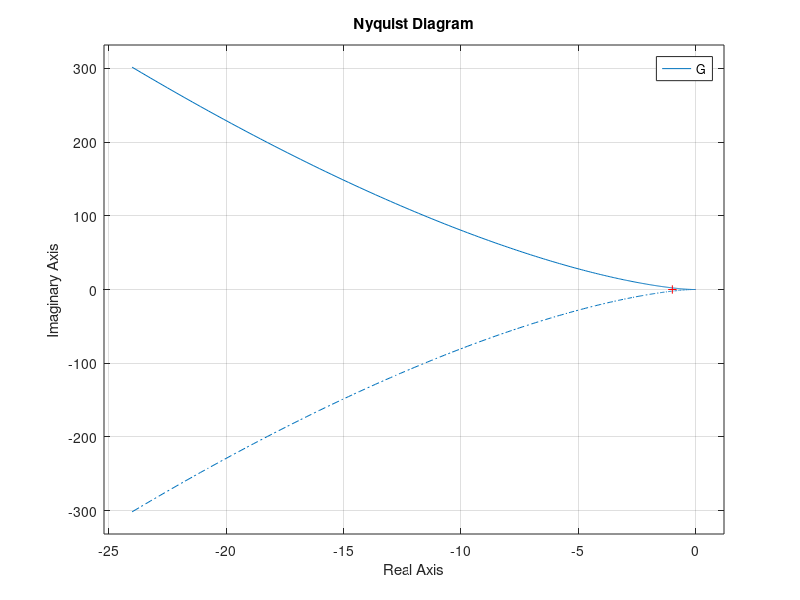

Write the MATLAB code that produced this figure.
%G1
numg=[1 -1];
deng=[1 100];
G=tf(numg,deng);
nyquist(G);
grid on;


%G2
numg=50000;
deng=conv([1 1],[1 10]);
deng=conv(deng,[1 1000]);
G=tf(numg,deng);
nyquist(G);
grid on;

%G3
numg=[1 16];
deng=conv([1 0 0 0],[1 2]);
G=tf(numg,deng);
nyquist(G);
grid on;

%G4
numg=0.6*[1 4 16];
deng=[1 0 0 0];
G=tf(numg,deng);
nyquist(G);
grid on;


